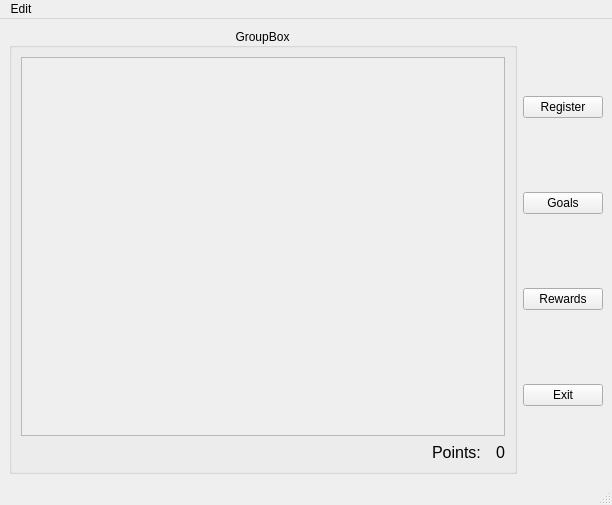
<?xml version="1.0" encoding="UTF-8"?>
<ui version="4.0">
 <class>MainWindow</class>
 <widget class="QMainWindow" name="MainWindow">
  <property name="geometry">
   <rect>
    <x>0</x>
    <y>0</y>
    <width>612</width>
    <height>505</height>
   </rect>
  </property>
  <property name="focusPolicy">
   <enum>Qt::ClickFocus</enum>
  </property>
  <property name="windowTitle">
   <string>Life Goals</string>
  </property>
  <widget class="QWidget" name="centralwidget">
   <layout class="QHBoxLayout" name="horizontalLayout_2">
    <item>
     <widget class="QGroupBox" name="groupBox">
      <property name="title">
       <string>GroupBox</string>
      </property>
      <property name="alignment">
       <set>Qt::AlignCenter</set>
      </property>
      <layout class="QVBoxLayout" name="verticalLayout_GroupBox">
       <item>
        <widget class="QScrollArea" name="scrollArea">
         <property name="widgetResizable">
          <bool>true</bool>
         </property>
         <widget class="QWidget" name="scrollAreaWidgetContents">
          <property name="geometry">
           <rect>
            <x>0</x>
            <y>0</y>
            <width>488</width>
            <height>363</height>
           </rect>
          </property>
         </widget>
        </widget>
       </item>
       <item>
        <layout class="QHBoxLayout" name="horizontalLayout">
         <item>
          <spacer name="horizontalSpacer">
           <property name="orientation">
            <enum>Qt::Horizontal</enum>
           </property>
           <property name="sizeHint" stdset="0">
            <size>
             <width>40</width>
             <height>20</height>
            </size>
           </property>
          </spacer>
         </item>
         <item>
          <widget class="QLabel" name="label">
           <property name="font">
            <font>
             <pointsize>12</pointsize>
            </font>
           </property>
           <property name="text">
            <string>Points:  </string>
           </property>
          </widget>
         </item>
         <item>
          <widget class="QLabel" name="L_Points">
           <property name="font">
            <font>
             <pointsize>12</pointsize>
            </font>
           </property>
           <property name="text">
            <string>0</string>
           </property>
          </widget>
         </item>
        </layout>
       </item>
      </layout>
     </widget>
    </item>
    <item>
     <layout class="QVBoxLayout" name="verticalLayout">
      <item>
       <widget class="QPushButton" name="B_Register">
        <property name="text">
         <string>Register</string>
        </property>
       </widget>
      </item>
      <item>
       <widget class="QPushButton" name="B_Goals">
        <property name="text">
         <string>Goals</string>
        </property>
       </widget>
      </item>
      <item>
       <widget class="QPushButton" name="B_Rewards">
        <property name="text">
         <string>Rewards</string>
        </property>
       </widget>
      </item>
      <item>
       <widget class="QPushButton" name="B_Exit">
        <property name="text">
         <string>Exit</string>
        </property>
       </widget>
      </item>
     </layout>
    </item>
   </layout>
  </widget>
  <widget class="QMenuBar" name="menubar">
   <property name="geometry">
    <rect>
     <x>0</x>
     <y>0</y>
     <width>612</width>
     <height>30</height>
    </rect>
   </property>
   <widget class="QMenu" name="menuEdit">
    <property name="title">
     <string>Edit</string>
    </property>
    <addaction name="actionGoals"/>
    <addaction name="actionRewards"/>
   </widget>
   <addaction name="menuEdit"/>
  </widget>
  <widget class="QStatusBar" name="statusbar"/>
  <action name="actionGoals">
   <property name="text">
    <string>Goals</string>
   </property>
  </action>
  <action name="actionRewards">
   <property name="text">
    <string>Rewards</string>
   </property>
  </action>
 </widget>
 <resources/>
 <connections/>
</ui>
